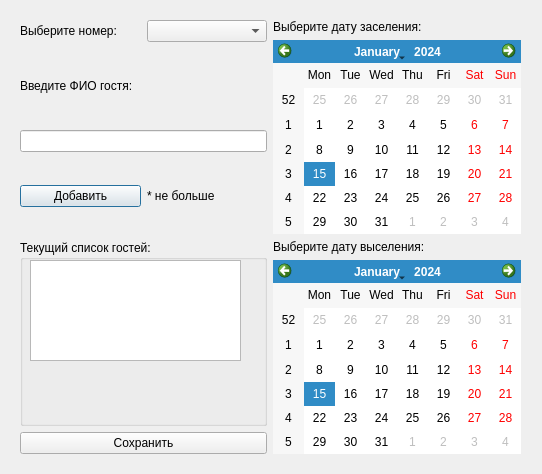
<?xml version="1.0" encoding="UTF-8"?>
<ui version="4.0">
 <class>AppendClientDialog</class>
 <widget class="QDialog" name="AppendClientDialog">
  <property name="geometry">
   <rect>
    <x>0</x>
    <y>0</y>
    <width>542</width>
    <height>474</height>
   </rect>
  </property>
  <property name="windowTitle">
   <string>AppendClientDialog</string>
  </property>
  <widget class="QWidget" name="">
   <property name="geometry">
    <rect>
     <x>20</x>
     <y>20</y>
     <width>501</width>
     <height>434</height>
    </rect>
   </property>
   <layout class="QHBoxLayout" name="horizontalLayout_4">
    <item>
     <layout class="QVBoxLayout" name="verticalLayout_3">
      <item>
       <layout class="QHBoxLayout" name="horizontalLayout">
        <item>
         <widget class="QLabel" name="label">
          <property name="text">
           <string>Выберите номер:</string>
          </property>
         </widget>
        </item>
        <item>
         <widget class="QComboBox" name="comboBox"/>
        </item>
       </layout>
      </item>
      <item>
       <layout class="QVBoxLayout" name="verticalLayout">
        <item>
         <widget class="QLabel" name="label_4">
          <property name="text">
           <string>Введите ФИО гостя:</string>
          </property>
         </widget>
        </item>
        <item>
         <widget class="QLineEdit" name="lineEdit"/>
        </item>
        <item>
         <layout class="QHBoxLayout" name="horizontalLayout_3">
          <item>
           <widget class="QPushButton" name="appendClient_pushButton">
            <property name="text">
             <string>Добавить</string>
            </property>
           </widget>
          </item>
          <item>
           <layout class="QHBoxLayout" name="horizontalLayout_2">
            <item>
             <widget class="QLabel" name="label_2">
              <property name="text">
               <string>* не больше </string>
              </property>
             </widget>
            </item>
            <item>
             <widget class="QLabel" name="clientCount_label">
              <property name="text">
               <string/>
              </property>
             </widget>
            </item>
           </layout>
          </item>
         </layout>
        </item>
       </layout>
      </item>
      <item>
       <widget class="QGroupBox" name="groupBox">
        <property name="title">
         <string>Текущий список гостей:</string>
        </property>
        <widget class="QListWidget" name="listWidget">
         <property name="geometry">
          <rect>
           <x>10</x>
           <y>20</y>
           <width>211</width>
           <height>101</height>
          </rect>
         </property>
        </widget>
       </widget>
      </item>
      <item>
       <widget class="QPushButton" name="save_pushButton">
        <property name="text">
         <string>Сохранить</string>
        </property>
       </widget>
      </item>
     </layout>
    </item>
    <item>
     <layout class="QVBoxLayout" name="verticalLayout_2">
      <item>
       <widget class="QLabel" name="label_3">
        <property name="text">
         <string>Выберите дату заселения:</string>
        </property>
       </widget>
      </item>
      <item>
       <widget class="QCalendarWidget" name="bookingDate_calendarWidget"/>
      </item>
      <item>
       <widget class="QLabel" name="label_5">
        <property name="text">
         <string>Выберите дату выселения:</string>
        </property>
       </widget>
      </item>
      <item>
       <widget class="QCalendarWidget" name="endBookingDate_calendarWidget"/>
      </item>
     </layout>
    </item>
   </layout>
  </widget>
 </widget>
 <resources/>
 <connections/>
</ui>
